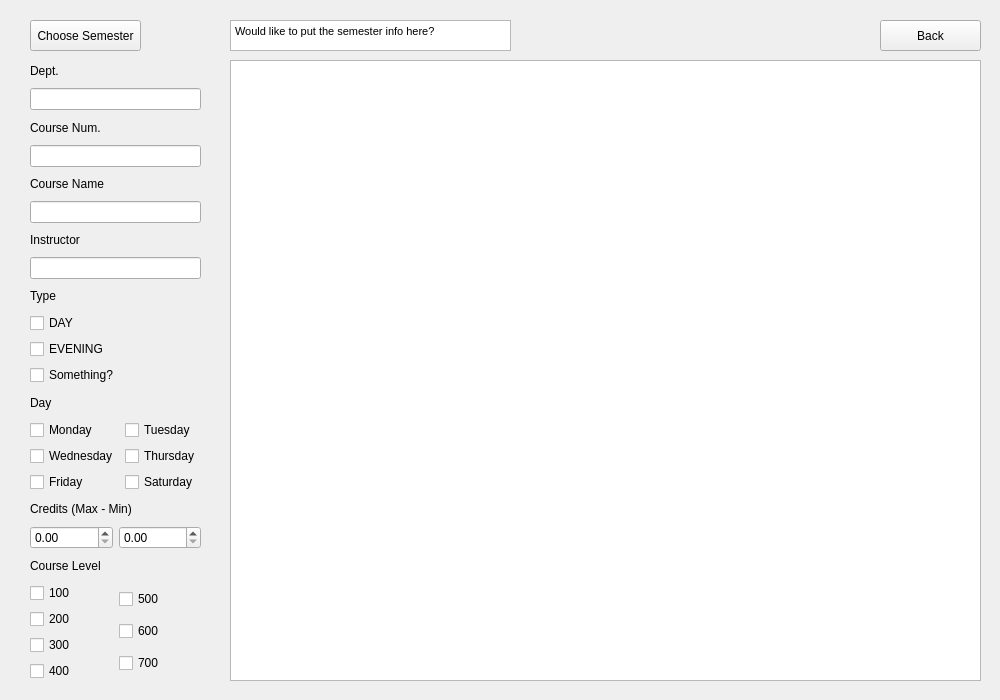
<?xml version="1.0" encoding="UTF-8"?>
<ui version="4.0">
 <class>MainWindow</class>
 <widget class="QMainWindow" name="MainWindow">
  <property name="geometry">
   <rect>
    <x>0</x>
    <y>0</y>
    <width>1000</width>
    <height>700</height>
   </rect>
  </property>
  <property name="windowTitle">
   <string>Advanced Search</string>
  </property>
  <widget class="QWidget" name="centralwidget">
   <widget class="QPushButton" name="picklesButton">
    <property name="geometry">
     <rect>
      <x>30</x>
      <y>20</y>
      <width>111</width>
      <height>31</height>
     </rect>
    </property>
    <property name="text">
     <string>Choose Semester</string>
    </property>
   </widget>
   <widget class="QTableWidget" name="tableWidget">
    <property name="geometry">
     <rect>
      <x>230</x>
      <y>60</y>
      <width>751</width>
      <height>621</height>
     </rect>
    </property>
   </widget>
   <widget class="QTextBrowser" name="semesterDisplay">
    <property name="geometry">
     <rect>
      <x>230</x>
      <y>20</y>
      <width>281</width>
      <height>31</height>
     </rect>
    </property>
    <property name="html">
     <string>&lt;!DOCTYPE HTML PUBLIC &quot;-//W3C//DTD HTML 4.0//EN&quot; &quot;http://www.w3.org/TR/REC-html40/strict.dtd&quot;&gt;
&lt;html&gt;&lt;head&gt;&lt;meta name=&quot;qrichtext&quot; content=&quot;1&quot; /&gt;&lt;style type=&quot;text/css&quot;&gt;
p, li { white-space: pre-wrap; }
&lt;/style&gt;&lt;/head&gt;&lt;body style=&quot; font-family:'MS Shell Dlg 2'; font-size:8.25pt; font-weight:400; font-style:normal;&quot;&gt;
&lt;p style=&quot; margin-top:0px; margin-bottom:0px; margin-left:0px; margin-right:0px; -qt-block-indent:0; text-indent:0px;&quot;&gt;Would like to put the semester info here?&lt;/p&gt;&lt;/body&gt;&lt;/html&gt;</string>
    </property>
   </widget>
   <widget class="QWidget" name="verticalLayoutWidget">
    <property name="geometry">
     <rect>
      <x>30</x>
      <y>60</y>
      <width>171</width>
      <height>621</height>
     </rect>
    </property>
    <layout class="QVBoxLayout" name="searchCol">
     <item>
      <widget class="QLabel" name="deptLabel">
       <property name="text">
        <string>Dept.</string>
       </property>
      </widget>
     </item>
     <item>
      <widget class="QLineEdit" name="deptLineEdit"/>
     </item>
     <item>
      <widget class="QLabel" name="courseNumLabel">
       <property name="text">
        <string>Course Num.</string>
       </property>
      </widget>
     </item>
     <item>
      <widget class="QLineEdit" name="courseNumLineEdit"/>
     </item>
     <item>
      <widget class="QLabel" name="courseNameLabel">
       <property name="text">
        <string>Course Name</string>
       </property>
      </widget>
     </item>
     <item>
      <widget class="QLineEdit" name="courseNameLineEdit"/>
     </item>
     <item>
      <widget class="QLabel" name="instructorLabel">
       <property name="text">
        <string>Instructor</string>
       </property>
      </widget>
     </item>
     <item>
      <widget class="QLineEdit" name="instructorLineEdit"/>
     </item>
     <item>
      <widget class="QLabel" name="courseTypeLabel">
       <property name="text">
        <string>Type</string>
       </property>
      </widget>
     </item>
     <item>
      <layout class="QVBoxLayout" name="verticalLayout_2">
       <item>
        <widget class="QCheckBox" name="dayCheckbox">
         <property name="text">
          <string>DAY</string>
         </property>
        </widget>
       </item>
       <item>
        <widget class="QCheckBox" name="eveningCheckbox">
         <property name="text">
          <string>EVENING</string>
         </property>
        </widget>
       </item>
       <item>
        <widget class="QCheckBox" name="otherCheckbox">
         <property name="text">
          <string>Something?</string>
         </property>
        </widget>
       </item>
      </layout>
     </item>
     <item>
      <widget class="QLabel" name="dayLabel">
       <property name="text">
        <string>Day</string>
       </property>
      </widget>
     </item>
     <item>
      <layout class="QHBoxLayout" name="horizontalLayout">
       <item>
        <layout class="QVBoxLayout" name="verticalLayout_3">
         <item>
          <widget class="QCheckBox" name="mondayBox">
           <property name="text">
            <string>Monday</string>
           </property>
          </widget>
         </item>
         <item>
          <widget class="QCheckBox" name="wednesdayBox">
           <property name="text">
            <string>Wednesday</string>
           </property>
          </widget>
         </item>
         <item>
          <widget class="QCheckBox" name="fridayBox">
           <property name="text">
            <string>Friday</string>
           </property>
          </widget>
         </item>
        </layout>
       </item>
       <item>
        <layout class="QVBoxLayout" name="verticalLayout_4">
         <item>
          <widget class="QCheckBox" name="tuesdayBox">
           <property name="text">
            <string>Tuesday</string>
           </property>
          </widget>
         </item>
         <item>
          <widget class="QCheckBox" name="thursdayBox">
           <property name="text">
            <string>Thursday</string>
           </property>
          </widget>
         </item>
         <item>
          <widget class="QCheckBox" name="saturdayBox">
           <property name="text">
            <string>Saturday</string>
           </property>
          </widget>
         </item>
        </layout>
       </item>
      </layout>
     </item>
     <item>
      <widget class="QLabel" name="creditsLabel">
       <property name="text">
        <string>Credits (Max - Min)</string>
       </property>
      </widget>
     </item>
     <item>
      <layout class="QHBoxLayout" name="horizontalLayout_2">
       <item>
        <widget class="QDoubleSpinBox" name="maxCredits"/>
       </item>
       <item>
        <widget class="QDoubleSpinBox" name="minCredits"/>
       </item>
      </layout>
     </item>
     <item>
      <widget class="QLabel" name="courseLevelLabel">
       <property name="text">
        <string>Course Level</string>
       </property>
      </widget>
     </item>
     <item>
      <layout class="QHBoxLayout" name="horizontalLayout_3">
       <item>
        <layout class="QVBoxLayout" name="verticalLayout_5">
         <item>
          <widget class="QCheckBox" name="level100">
           <property name="text">
            <string>100</string>
           </property>
          </widget>
         </item>
         <item>
          <widget class="QCheckBox" name="level200">
           <property name="text">
            <string>200</string>
           </property>
          </widget>
         </item>
         <item>
          <widget class="QCheckBox" name="level300">
           <property name="text">
            <string>300</string>
           </property>
          </widget>
         </item>
         <item>
          <widget class="QCheckBox" name="level400">
           <property name="text">
            <string>400</string>
           </property>
          </widget>
         </item>
        </layout>
       </item>
       <item>
        <layout class="QVBoxLayout" name="verticalLayout_7">
         <item>
          <widget class="QCheckBox" name="level500">
           <property name="text">
            <string>500</string>
           </property>
          </widget>
         </item>
         <item>
          <widget class="QCheckBox" name="level600">
           <property name="text">
            <string>600</string>
           </property>
          </widget>
         </item>
         <item>
          <widget class="QCheckBox" name="level700">
           <property name="text">
            <string>700</string>
           </property>
          </widget>
         </item>
        </layout>
       </item>
      </layout>
     </item>
    </layout>
   </widget>
   <widget class="QPushButton" name="backButton">
    <property name="geometry">
     <rect>
      <x>880</x>
      <y>20</y>
      <width>101</width>
      <height>31</height>
     </rect>
    </property>
    <property name="text">
     <string>Back</string>
    </property>
   </widget>
  </widget>
 </widget>
 <resources/>
 <connections/>
</ui>
